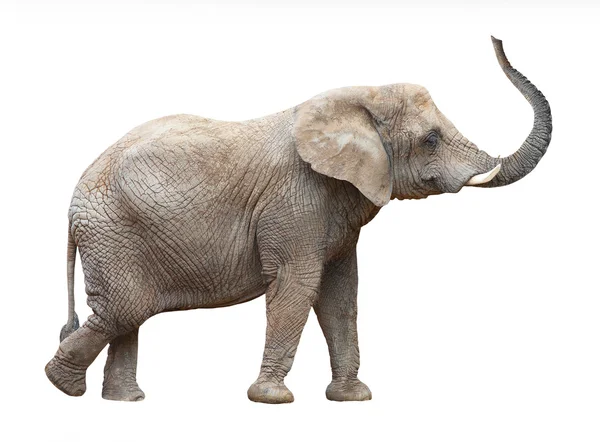
#> input picture Elefante.jpg, 600 x 442 px, found by its file name
$ python operadorMorfologico.py
#> lines starting #> are read from the running program, lines starting #| are printed output that depends on the picture; after the words box and inside, x2 and y2 are one past the last pixel; in counts of white or black regions, pixels touching at a corner belong together
import numpy as np
import math
import cv2
import matplotlib.pyplot as plt

#Importa e converta para RGB
img = cv2.imread('./elefante.jpg')
#> img is the input picture: shape (442, 600, 3); mean B, G, R 211.1, 214.8, 218.9
img = cv2.cvtColor(img, cv2.COLOR_BGR2RGB)

#Filtro de ruído (bluring)
img_blur = cv2.blur(img,(5,5))
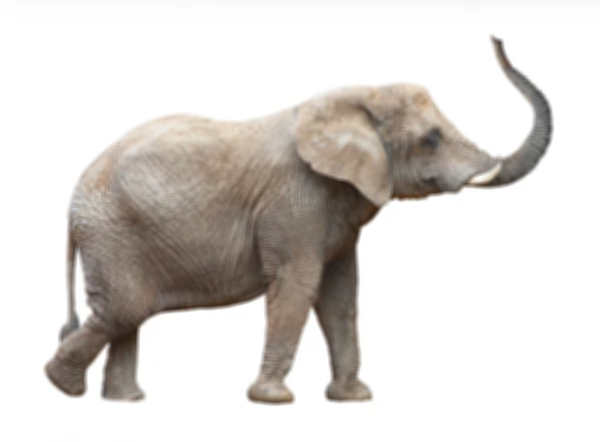
#> img_blur: shape (442, 600, 3); mean R, G, B 218.9, 214.8, 211.1

#Convertendo para preto e branco (RGB -> Gray Scale -> BW)
img_gray = cv2.cvtColor(img_blur, cv2.COLOR_RGB2GRAY)
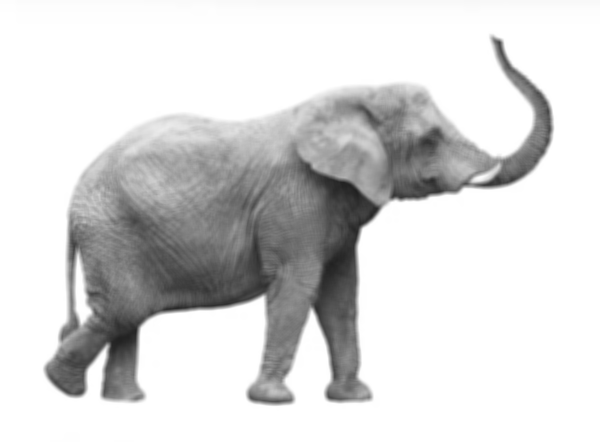
#> img_gray: shape (442, 600); min 33, max 255, mean 215.6
a = img_gray.max()
#> a = 255
_, thresh = cv2.threshold(img_gray, a/2+100, a,cv2.THRESH_BINARY_INV)
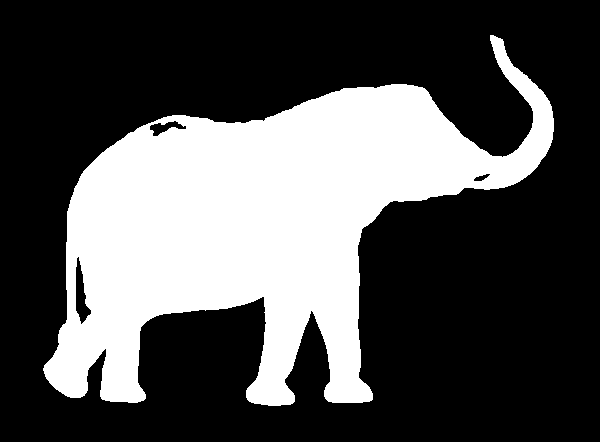
#> thresh: shape (442, 600); 31.9% white; 1 white region, box (x1, y1, x2, y2) and area: (43, 35, 554, 406) 84508

#preparando o "kernel"
kernel = np.ones((12,12), np.uint8)


#operadores Morfologicos
img_dilate = cv2.dilate(thresh,kernel,iterations = 1)
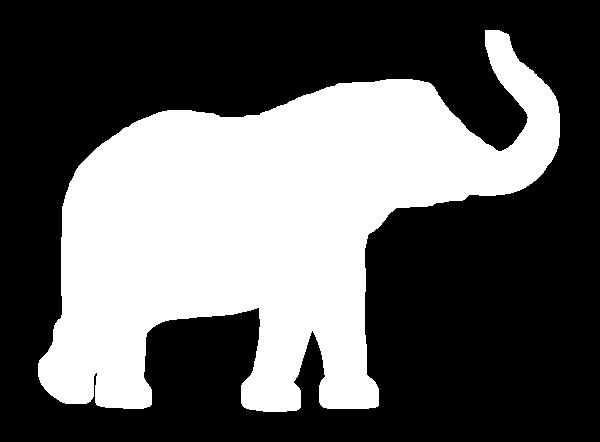
#> img_dilate: shape (442, 600); 37.6% white; 1 white region, box (x1, y1, x2, y2) and area: (38, 30, 560, 412) 99776
img_erode = cv2.erode(thresh,kernel,iterations = 1)
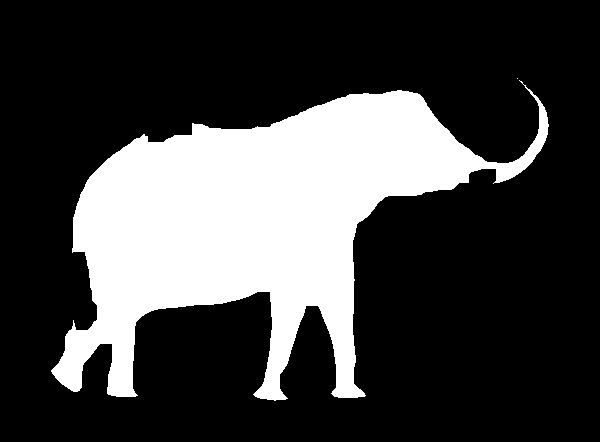
#> img_erode: shape (442, 600); 25.9% white; 2 white regions (1 under 20 px), largest, box (x1, y1, x2, y2) and area: (51, 80, 549, 401) 68557
img_open = cv2.morphologyEx(thresh, cv2.MORPH_OPEN, kernel)
#> img_open: shape (442, 600); 31.2% white; 1 white region, box (x1, y1, x2, y2) and area: (46, 73, 555, 407) 82868
img_close = cv2.morphologyEx(thresh, cv2.MORPH_CLOSE, kernel)
#> img_close: shape (442, 600); 32.3% white; 1 white region, box (x1, y1, x2, y2) and area: (44, 36, 555, 407) 85652
img_grad = cv2.morphologyEx(thresh, cv2.MORPH_GRADIENT, kernel)
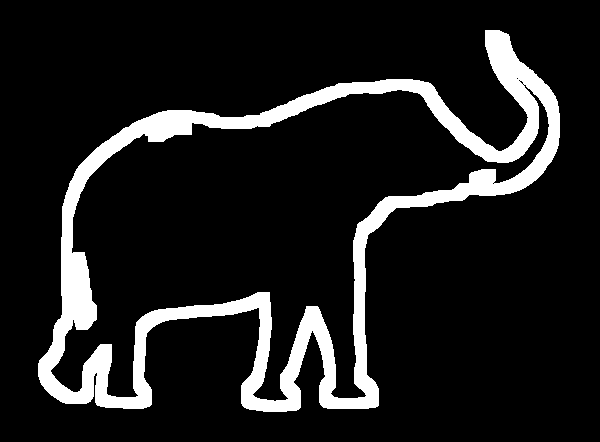
#> img_grad: shape (442, 600); 11.8% white; 1 white region, box (x1, y1, x2, y2) and area: (38, 30, 560, 412) 31218
img_tophat = cv2.morphologyEx(thresh, cv2.MORPH_TOPHAT, kernel)
#> img_tophat: shape (442, 600); 1% white; 74 white regions (63 under 20 px), largest, box (x1, y1, x2, y2) and area: (43, 115, 199, 377) 1218, (490, 35, 523, 84) 557, (264, 87, 374, 122) 144
img_blackhat = cv2.morphologyEx(thresh, cv2.MORPH_BLACKHAT, kernel)
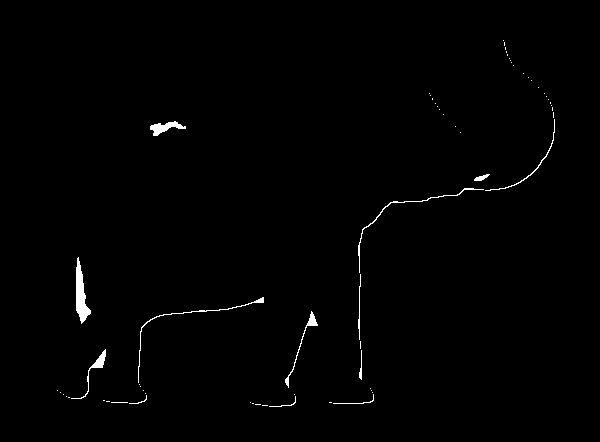
#> img_blackhat: shape (442, 600); 0.81% white; 64 white regions (51 under 20 px), largest, box (x1, y1, x2, y2) and area: (76, 257, 91, 324) 495, (150, 121, 186, 136) 243, (138, 297, 264, 383) 242

# Plot the images
imagens = [img, img_blur,  img_gray,thresh,img_erode,img_dilate, img_open, img_close, img_grad,
          img_tophat, img_blackhat]

formatoX = math.ceil(len(imagens)**.5)
#> formatoX = 4
if (formatoX**2-len(imagens))>formatoX:
    formatoY = formatoX-1
#> formatoY = 3
else:
    formatoY = formatoX

for i in range(len(imagens)):
    plt.subplot(formatoY, formatoX, i + 1)
    plt.imshow(imagens[i],'gray')
    plt.xticks([]),plt.yticks([])
#> this loop made 11 passes
plt.show()
